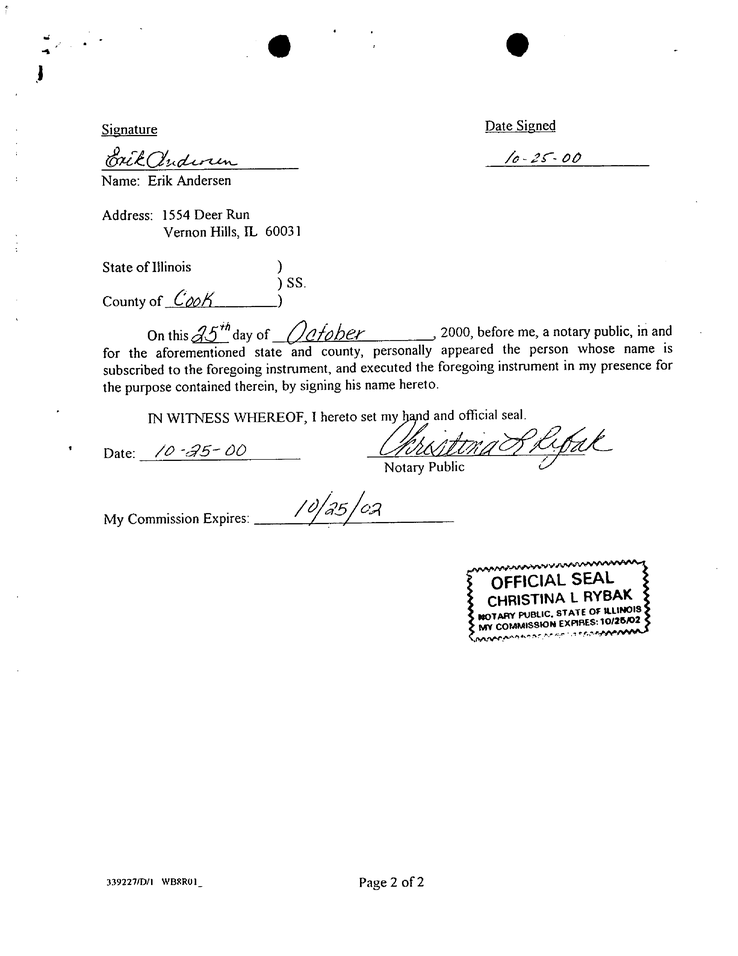
#> input picture signature/4.png, 738 x 956 px, shrunk from 2550 x 3300 before the run
$ jupyter execute --allow-errors SignatureExtraction.ipynb   (Python 2 division)   (older library calls are emulated)
#> lines starting #> are read from the running program, lines starting #| are printed output that depends on the picture; after the words box and inside, x2 and y2 are one past the last pixel; in counts of white or black regions, pixels touching at a corner belong together
[cell 1]
import matplotlib.pyplot as plt
from matplotlib.patches import Rectangle
import numpy as np
from skimage.data import imread
from skimage import io
from skimage.color import rgb2gray
from skimage.filter import sobel, hsobel, hprewitt, hscharr
from skimage.measure import find_contours, LineModel
from scipy.spatial import distance
from scipy import stats
from sklearn.cluster import DBSCAN
from itertools import cycle
from collections import defaultdict
from pylab import *
from PIL import Image
import math
import os
import sys
import pandas as pd
DBSCAN_EPS = 500
DBSCAN_MINSAMPLES = 3
CONTOUR_MINLENGTH = 200
# [38 lines left out: functions compute_distance_matrix, get_center, run_dbscan, not called in this run]
def compute_contours(img, length=300, value=0.1):
    """
    Given an Image object, finds the contours. Filters
    the contours by how long they are (this is the optional length
    argument)

    Returns:
    ret_contours (list of contours),
    ret_lengths (list of lengths of each contour in ret_contours)
    """
    length = CONTOUR_MINLENGTH
    contours = find_contours(img, value)
    contour_lengths = [len(x[:, 1]) for x in contours]
    ret_contours = []
    ret_lengths = []
    for contour in contours:
        if (contour.shape[0] >= length):
            ret_contours.append(contour)
            ret_lengths.append(contour.shape[0])
    return ret_contours, ret_lengths
def get_boundingboxes(contours, plot=False):
    """
    Given a list of contours, computes the bounding box
    for each and returns the list
    """
    boxes = []
    for contour in contours:
        # compute bounding box coordinates
        minx = miny = float('inf')
        maxx = maxy = float('-inf')
        minx = min(minx, min(contour, key=lambda x: x[1])[1])
        miny = min(miny, min(contour, key=lambda x: x[0])[0])
        maxx = max(maxx, max(contour, key=lambda x: x[1])[1])
        maxy = max(maxy, max(contour, key=lambda x: x[0])[0])
        if plot:
            x = (minx, maxx, maxx, minx, minx)
            y = (miny, miny, maxy, maxy, miny)
            plt.plot(x,y,'-b',linewidth=2)
        boxes.append( map(int,(minx,miny,maxx,maxy)) )
    return boxes
def get_mask_from_boundingbox(img, box):
    """
    Given a box (minx,miny,maxx,maxy) and an image, returns a mask for that bounding box
    """
    mask = np.zeros(img.shape,dtype=np.int)
    mask[box[1]:box[3],box[0]:box[2]] = np.int(1)
    return mask > 0.9

[cell 2]
filename = '4.png'
f=plt.figure(figsize=(16,12))
imagepath = os.path.join(os.getcwd(), filename)
orig_img = io.imread(filename,True,'pil')
#> orig_img is the input picture: shape (956, 738) float64; min 0, max 1, mean 0.974
img = orig_img > 0.9 # binary threshold
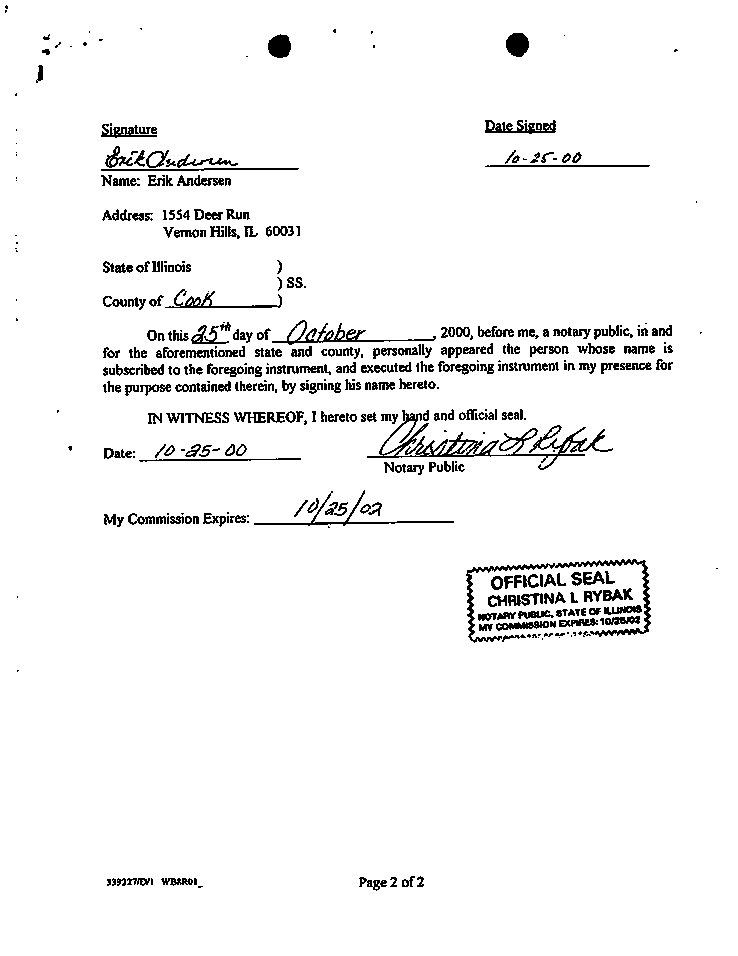
#> img: shape (956, 738) bool; 95.8% white; black in thin lines or dots, all inside (x1, y1, x2, y2) = (5, 5, 718, 891)
gray()
imshow(img)

[cell 3]
f=plt.figure(figsize=(16,12))
from skimage.morphology import reconstruction, binary_erosion, rectangle
from skimage.exposure import rescale_intensity
erode_img = binary_erosion(img,rectangle(30,10))
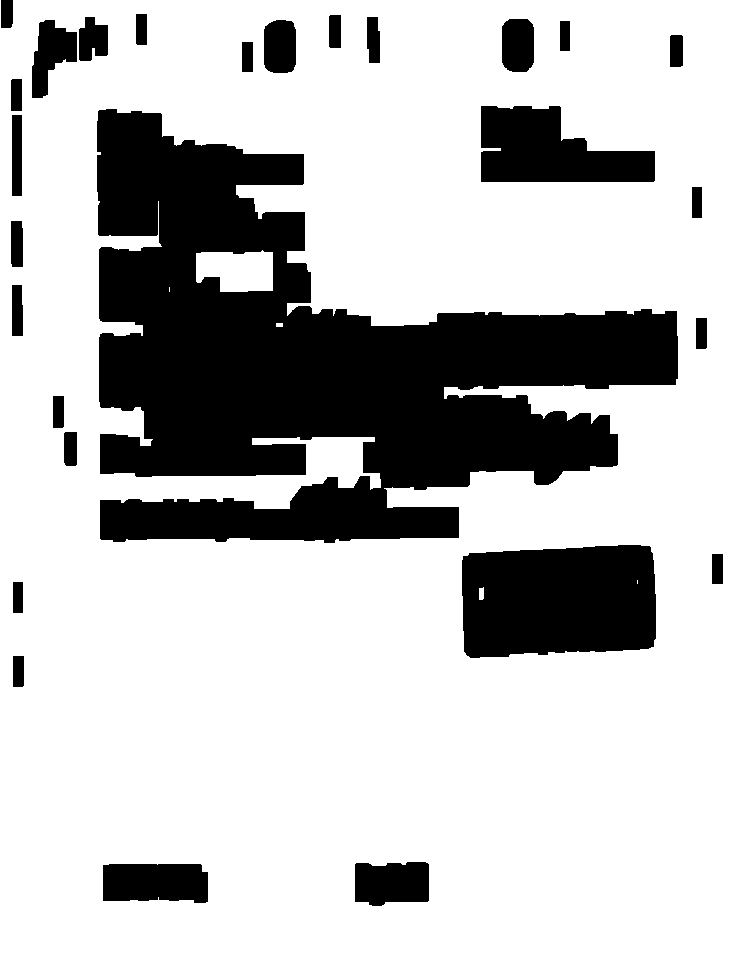
#> erode_img: shape (956, 738) bool; 75.1% white; 27 black regions, largest, box (x1, y1, x2, y2) and area: (97, 109, 678, 543) 126549, (462, 545, 656, 658) 19928, (481, 106, 655, 182) 9161
imshow(erode_img)
#plt.show()

[cell 4]
f=plt.figure(figsize=(16,12))
contours, lengths = compute_contours(erode_img)
#> in compute_contours, `contours = find_contours(img, value)`: contours = 32 point arrays, longest 4397 points
#> in compute_contours, `contour_lengths = [len(x[:, 1]) for x in contours]`: contour_lengths = 32 values, max 4397 at index 13, min 11 at index 26, mean 280
#> the loop in compute_contours, `for contour in contours:` made 32 passes
#> after the loop in compute_contours, `for contour in contours:`: ret_contours = 7 point arrays, longest 4397 points; ret_lengths = [253, 559, 4397, 255, 627, 247, 303]
#> contours = 7 point arrays, longest 4397 points; lengths = [253, 559, 4397, 255, 627, 247, 303]
print [lengths.index(x) for x in sorted(lengths)[-5:]]
#| [3, 6, 1, 4, 2]
#contours = [contours[213]]
c_grad_x = map(lambda x: np.gradient(x[:,1]), contours)
#> c_grad_x = 7 items
c_grad_y = map(lambda x: np.gradient(x[:,0]), contours)
#> c_grad_y = 7 items

stuffs = []
for i,(x,y) in enumerate(zip(c_grad_x,c_grad_y)):
    #print i,sum(map(abs, x)),len(x),sum(map(abs, y)),len(y)
    stuffs.append( (sum(map(abs, x)), len(x)) )
#> this loop made 7 passes
#> after the loop, stuffs = [(88.45, 253), (386.9, 559), (2901.8, 4397), (156.5, 255), (386.9, 627), (146.9, 247), (208.9, 303)]
d = pd.DataFrame.from_records(stuffs)
#> d = table of 7 rows and 2 columns
d['diff'] = abs(d[0] - d[1])
d = d[d['diff'] > d['diff'].mean()]
#> d = table of 1 rows and 3 columns
contours = [contours[i] for i in d.index]
#> contours = 1 point arrays, longest 4397 points
for contour in contours:
    plt.plot(contour[:,1],contour[:,0])
#> this loop made 1 pass
boxes = get_boundingboxes(contours)
#> the loop in get_boundingboxes, `for contour in contours:` made 1 pass
#> (minx, miny, maxx, maxy) on pass 1: (96.9, 108.9, 677.1, 542.1)
#> after the loop in get_boundingboxes, `for contour in contours:`: boxes = [[96, 108, 677, 542]]
#> boxes = [[96, 108, 677, 542]]
imshow(img)
plt.show()
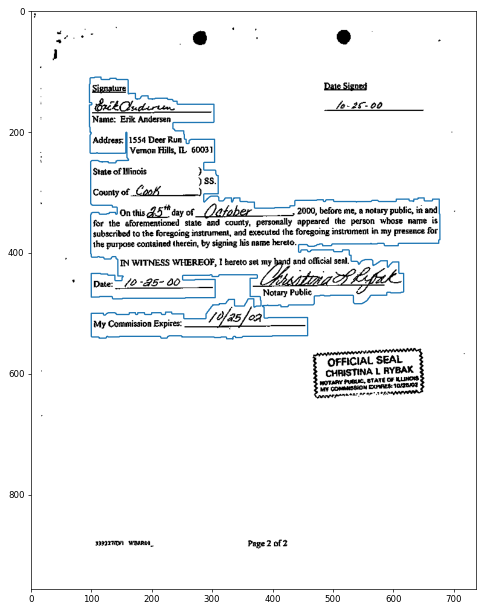
#> figure drawn by matplotlib, 1 panel

[cell 5]
f=plt.figure(figsize=(16,12))
def process_block(box):
    mask = get_mask_from_boundingbox(img,box)
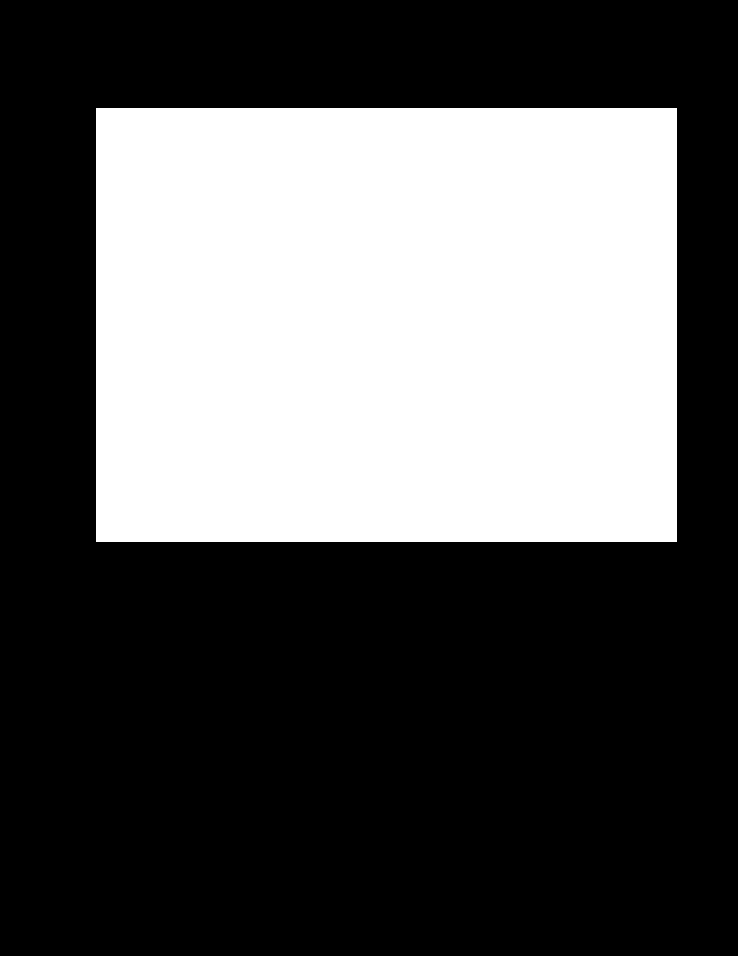
#> mask: shape (956, 738) bool; 35.7% white; 1 white region, box (x1, y1, x2, y2) and area: (96, 108, 677, 542) 252154
    sobel_img = sobel(img,mask)
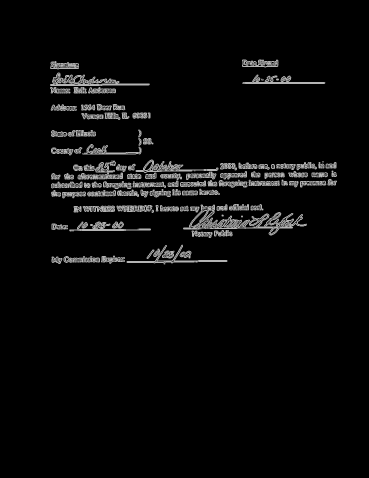
#> sobel_img: shape (956, 738) float64 (shown at 1/2 size); min 0, max 0.791, mean 0.0351
    contours, lengths = compute_contours(sobel_img,value=0.0)
#> the loop in compute_contours (call 2), `for contour in contours:` made 1358 passes
#> contour on passes 3 to 5: [[121, 487], [122, 487], [121, 487]], [[122, 492], [121, 491], [122, 492]], [[122, 487], [123, 487], [122, 487]]
#> contours = 10 point arrays, longest 823 points; lengths = [495, 442, 230, 327, 411, 433, 209, 823, 456, 639]
    return len(contours),contours,lengths
blocks = [process_block(box) for box in boxes]
#> blocks = 1 item
con_lens = pd.Series(block[0] for block in blocks)
#con_lens = con_lens[con_lens < con_lens.mean()]
for block in [blocks[i] for i in con_lens.index]:
    len_con,contours,lengths = block
    lengths = pd.Series(lengths)
    lengths = lengths[lengths > lengths.mean()]
    for i in lengths.index:
        contour = contours[i]
        plt.plot(contour[:,1],contour[:,0])
#> this loop made 1 pass
#> (len_con, contours, lengths) on pass 1: (10, 10 point arrays, longest 823 points, [495, 442, 230, 327, 411, 433, 209, 823, 456, 639])
imshow(img)
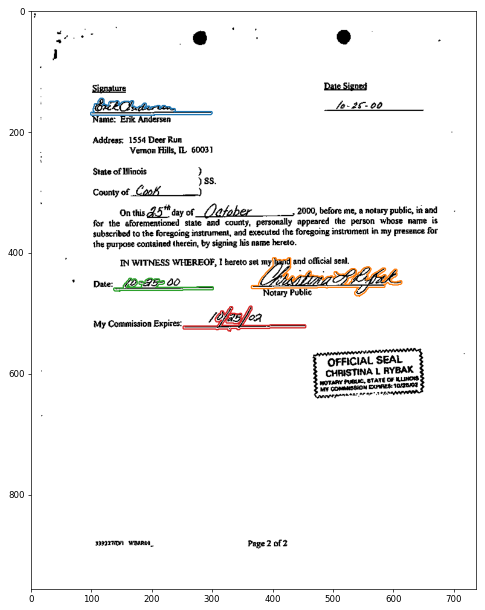
#> figure drawn by matplotlib, 1 panel

[cell 6]
f=plt.figure(figsize=(16,12))
from skimage.measure import perimeter
contours, lengths = compute_contours(erode_img)
#> contours = 7 point arrays, longest 4397 points; lengths = [253, 559, 4397, 255, 627, 247, 303]
boxes = get_boundingboxes(contours)
#> the loop in get_boundingboxes (call 2), `for contour in contours:` made 7 passes
#> (minx, miny, maxx, maxy) on passes 1 to 7: (31.9, 19.9, 76.1, 97.1), (480.9, 105.9, 654.1, 181.1), (96.9, 108.9, 677.1, 542.1), (195.1, 249.1, 272.9, 291.9), (461.9, 544.9, 655.1, 657.1), (354.9, 861.9, 428.1, 905.1), (102.9, 863.9, 207.1, 902.1)
#> boxes = [[31, 19, 76, 97], [480, 105, 654, 181], [96, 108, 677, 542], [195, 249, 272, 291], [461, 544, 655, 657], [354, 861, 428, 905], [102, 863, 207, 902]]
areas = pd.Series(map(lambda x: (x[2]-x[0]) * (x[3]-x[1]), boxes))
areas = areas[areas > areas.mean()]
print areas.index
#| Index([2], dtype='int64')
boxes = [boxes[i] for i in areas.index]
#> boxes = [[96, 108, 677, 542]]
print areas
#| 2    252154
#| dtype: int64
boxes = [boxes[0]]
for box in boxes:
    mask = get_mask_from_boundingbox(img,box)
    sobel_img = sobel(img,mask)
    subcontours, sublengths = compute_contours(sobel_img)
    if sublengths:
        sublengths = pd.Series(sublengths)
        #lengths = lengths[lengths > lengths.mean()]
        for i in sublengths.index:
            contour = subcontours[i]
            plt.plot(contour[:,1],contour[:,0])
#> this loop made 1 pass
#> (box, length in compute_contours, contours in compute_contours, subcontours) on pass 1: ([96, 108, 677, 542], 200, 1626 point arrays, longest 1137 points, 13 point arrays, longest 1137 points)
imshow(img)
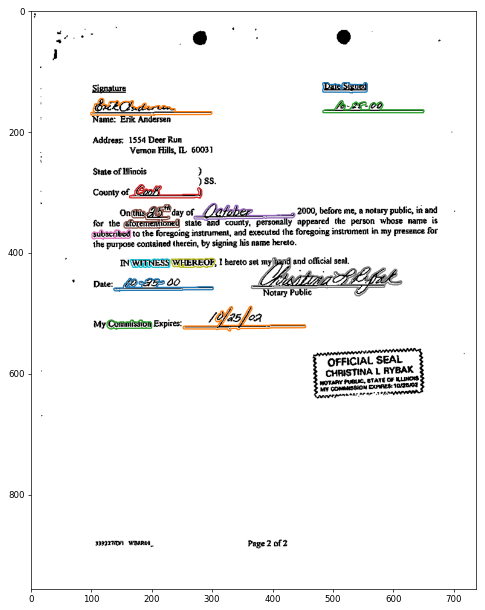
#> figure drawn by matplotlib, 1 panel

$ run again, with signature/1.png copied over signature/4.png
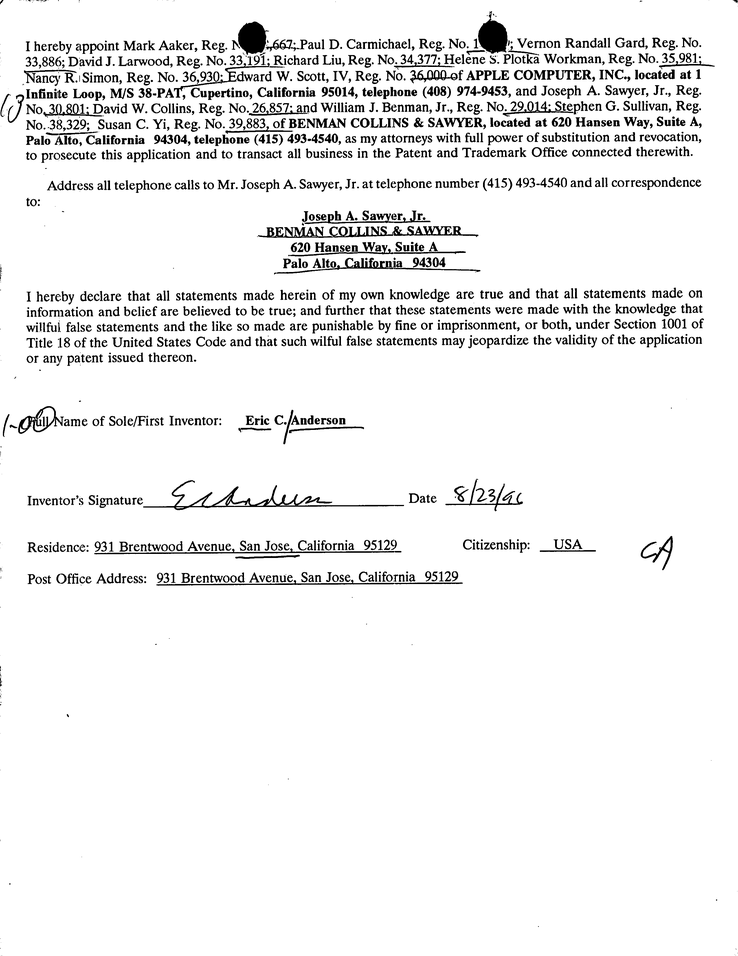
#> input picture signature/1.png, 738 x 956 px, shrunk from 2550 x 3300 before the run
#> orig_img is the input picture: shape (956, 738) float64; min 0, max 1, mean 0.939
#> img: shape (956, 738) bool; 90.5% white; black in thin lines or dots
#> `erode_img = binary_erosion(img,rectangle(30,10))`:
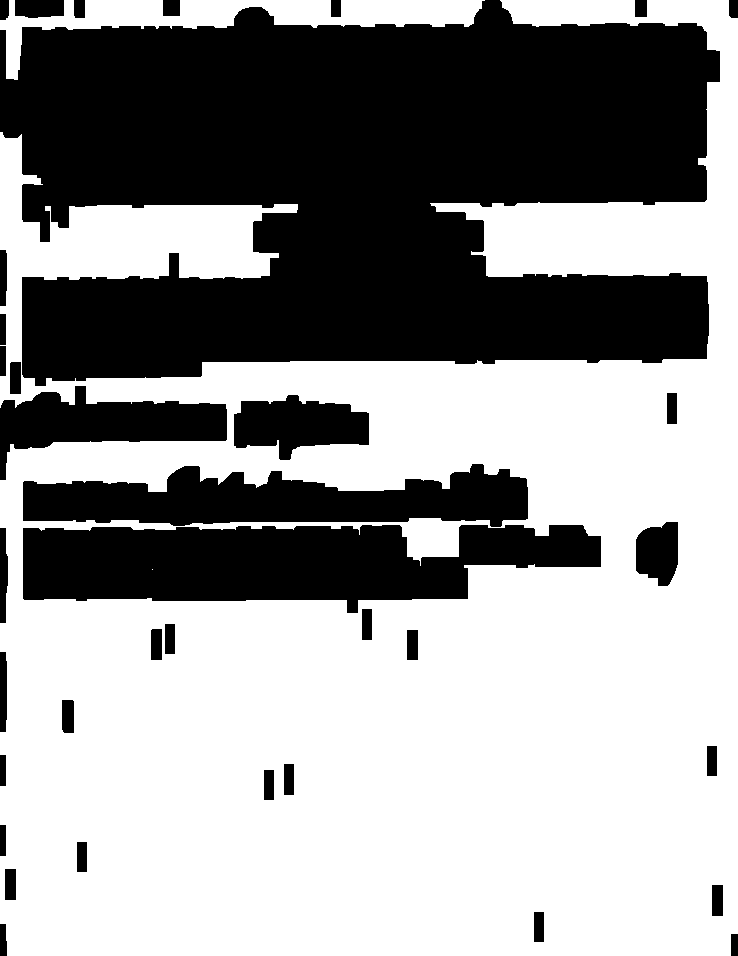
#> erode_img: shape (956, 738) bool; 59.4% white; 36 black regions, largest, box (x1, y1, x2, y2) and area: (0, 0, 720, 386) 203060, (23, 525, 601, 613) 35716, (23, 464, 528, 527) 20690
#> in compute_contours, `contours = find_contours(img, value)`: contours = 38 point arrays, longest 3190 points
#> contour_lengths = 38 values, max 3190 at index 6, min 5 at index 20, mean 266.8
#> the loop in compute_contours, `for contour in contours:` made 38 passes
#> after the loop in compute_contours, `for contour in contours:`: ret_contours = 7 point arrays, longest 3190 points; ret_lengths = [727, 3190, 646, 435, 1367, 215, 1543]
#> `contours, lengths = compute_contours(erode_img)`: contours = 7 point arrays, longest 3190 points; lengths = [727, 3190, 646, 435, 1367, 215, 1543]
#| [2, 0, 4, 6, 1]
#> c_grad_x = 7 items
#> the loop `for i,(x,y) in enumerate(zip(c_grad_x,c_grad_y)):` made 7 passes
#> after the loop `for i,(x,y) in enumerate(zip(c_grad_x,c_grad_y)):`: stuffs = [(485.8, 727), (2197.3, 3190), (453.1, 646), (268.9, 435), (1008.9, 1367), (82.9, 215), (1162.5, 1543)]
#> `d = pd.DataFrame.from_records(stuffs)`: d = table of 7 rows and 2 columns
#> `d = d[d['diff'] > d['diff'].mean()]`: d = table of 3 rows and 3 columns
#> `contours = [contours[i] for i in d.index]`: contours = 3 point arrays, longest 3190 points
#> the loop `for contour in contours:` made 3 passes
#> the loop in get_boundingboxes, `for contour in contours:` made 3 passes
#> (minx, miny, maxx, maxy) on passes 1 to 3: (0, 0, 719.1, 385.1), (22.9, 463.9, 527.1, 526.1), (22.9, 524.9, 600.1, 612.1)
#> after the loop in get_boundingboxes, `for contour in contours:`: boxes = [[0, 0, 719, 385], [22, 463, 527, 526], [22, 524, 600, 612]]
#> the loop in compute_contours (call 2), `for contour in contours:` made 3950 passes
#> contour on passes 10 to 12: [[12, 490], [13, 490], [12, 490]], [[13, 490], [14, 490], [13, 490]], [[14, 490], [15, 490], [14, 490]]
#> in process_block, `contours, lengths = compute_contours(sobel_img,value=0.0)`: contours = 17 point arrays, longest 2778 points; lengths = [2778, 686, 333, 387, 236, 736, 452, 1120, 277, 211, 455, 1411, 743, 897, 218, 208, 213]
#> blocks = 3 items
#> the loop `for block in [blocks[i] for i in con_lens.index]:` made 3 passes
#> (len_con, contours) on pass 1: (17, 17 point arrays, longest 2778 points)
#> `contours, lengths = compute_contours(erode_img)`: contours = 7 point arrays, longest 3190 points; lengths = [727, 3190, 646, 435, 1367, 215, 1543]
#> the loop in get_boundingboxes (call 2), `for contour in contours:` made 7 passes
#> (minx, miny, maxx, maxy) on passes 1 to 7: (0, 0, 484.9, 79.9), (0, 0, 719.1, 385.1), (0, 385.9, 226.1, 479.1), (233.9, 394.9, 368.1, 459.1), (22.9, 463.9, 527.1, 526.1), (635.9, 521.9, 677.1, 585.1), (22.9, 524.9, 600.1, 612.1)
#> `boxes = get_boundingboxes(contours)`: boxes = [[0, 0, 484, 79], [0, 0, 719, 385], [0, 385, 226, 479], [233, 394, 368, 459], [22, 463, 527, 526], [635, 521, 677, 585], [22, 524, 600, 612]]
#| Index([1], dtype='int64')
#> `boxes = [boxes[i] for i in areas.index]`: boxes = [[0, 0, 719, 385]]
#| 1    276815
#| dtype: int64
#> the loop `for box in boxes:` made 1 pass
#> (box, length in compute_contours, contours in compute_contours, subcontours) on pass 1: ([0, 0, 719, 385], 200, 3567 point arrays, longest 1463 points, 21 point arrays, longest 1463 points)
#> `[cell 6] f=plt.figure(figsize=(16,12)) from skimage.measure import per..`:
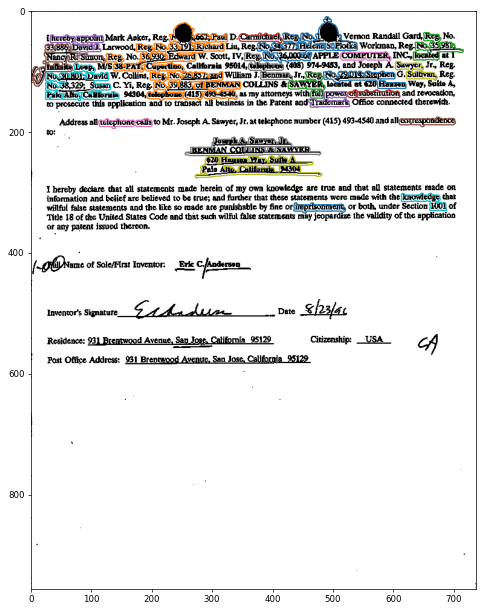
#> figure drawn by matplotlib, 1 panel
